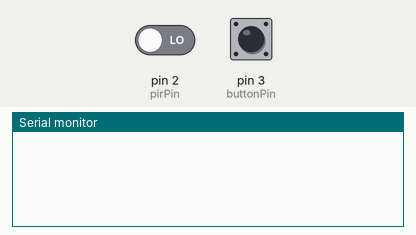
Recording of a sketch running on a simulated Arduino Uno, built with avr-gcc and run on an emulated ATmega328P. Parts: the last lines printed to the serial monitor. Inputs (shaded band) come from the test bench; at power-on: pin 2 (pirPin) LOW, pin 3 (buttonPin) LOW.

Above: at 1.8 s.
1.9 s: pin 2 (pirPin) driven HIGH
At 2.4 s:
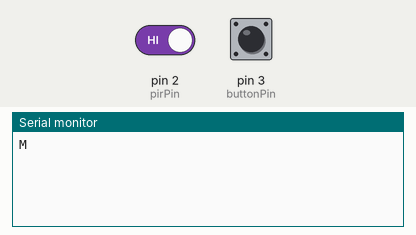
4.0 s: pin 3 (buttonPin) pulled HIGH for 0.6 s
At 4.4 s:
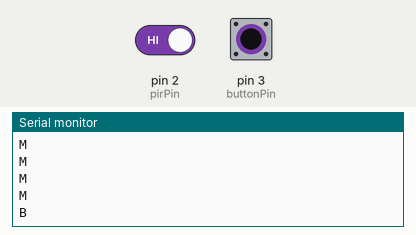

The sketch:

sketch_jun01b.ino
```cpp
int pirPin = 2;
int buttonPin = 3;
int pirStat = 0;
int buttonStat = 0;

void setup() {
  pinMode(pirPin, INPUT);
  pinMode(buttonPin, INPUT);

  Serial.begin(9600);
}

void loop(){

  pirStat = digitalRead(pirPin);
  buttonStat = digitalRead(buttonPin);

  if(buttonStat == HIGH){// if button detected
    Serial.println("B");
  }
  else if (pirStat == HIGH) {// if motion detected
    Serial.println("M");
  }
  delay(500); //wait for .5 sec
}
```

Measured:
- after the input at 1.9 s, the serial monitor: prints a new line after 0.10 s (image 1)
- after the input at 4.0 s, the serial monitor: prints a new line at once (image 2)
